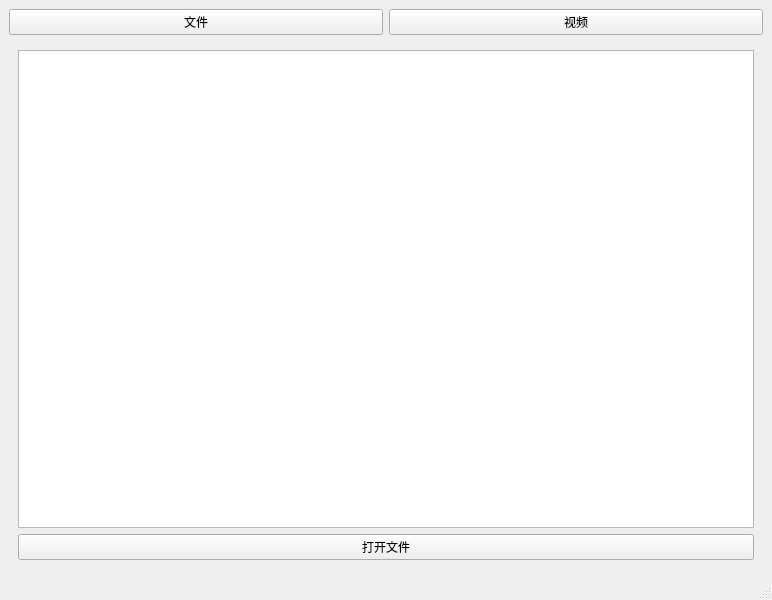
<?xml version="1.0" encoding="UTF-8"?>
<ui version="4.0">
 <class>MainWindow</class>
 <widget class="QMainWindow" name="MainWindow">
  <property name="geometry">
   <rect>
    <x>0</x>
    <y>0</y>
    <width>772</width>
    <height>600</height>
   </rect>
  </property>
  <property name="windowTitle">
   <string>MainWindow</string>
  </property>
  <widget class="QWidget" name="centralwidget">
   <layout class="QGridLayout" name="gridLayout">
    <item row="0" column="0">
     <layout class="QHBoxLayout" name="horizontalLayout">
      <item>
       <widget class="QPushButton" name="pushButton_2">
        <property name="sizePolicy">
         <sizepolicy hsizetype="Preferred" vsizetype="Preferred">
          <horstretch>0</horstretch>
          <verstretch>0</verstretch>
         </sizepolicy>
        </property>
        <property name="text">
         <string>文件</string>
        </property>
       </widget>
      </item>
      <item>
       <widget class="QPushButton" name="pushButton">
        <property name="sizePolicy">
         <sizepolicy hsizetype="Preferred" vsizetype="Preferred">
          <horstretch>0</horstretch>
          <verstretch>0</verstretch>
         </sizepolicy>
        </property>
        <property name="text">
         <string>视频</string>
        </property>
       </widget>
      </item>
     </layout>
    </item>
    <item row="1" column="0">
     <layout class="QVBoxLayout" name="verticalLayout">
      <item>
       <widget class="QStackedWidget" name="stackedWidget">
        <property name="currentIndex">
         <number>0</number>
        </property>
        <widget class="QWidget" name="page">
         <layout class="QGridLayout" name="gridLayout_2">
          <item row="0" column="0">
           <layout class="QVBoxLayout" name="verticalLayout_2">
            <item>
             <widget class="QPlainTextEdit" name="plainTextEdit"/>
            </item>
            <item>
             <widget class="QPushButton" name="pushButton_3">
              <property name="text">
               <string>打开文件</string>
              </property>
             </widget>
            </item>
           </layout>
          </item>
         </layout>
        </widget>
        <widget class="QWidget" name="page_2">
         <layout class="QGridLayout" name="gridLayout_3">
          <item row="1" column="0">
           <layout class="QVBoxLayout" name="verticalLayout_3">
            <item>
             <widget class="QPushButton" name="pushButton_4">
              <property name="text">
               <string>点击我</string>
              </property>
             </widget>
            </item>
           </layout>
          </item>
         </layout>
        </widget>
       </widget>
      </item>
     </layout>
    </item>
   </layout>
  </widget>
  <widget class="QMenuBar" name="menubar">
   <property name="geometry">
    <rect>
     <x>0</x>
     <y>0</y>
     <width>772</width>
     <height>22</height>
    </rect>
   </property>
  </widget>
  <widget class="QStatusBar" name="statusbar"/>
 </widget>
 <resources/>
 <connections/>
</ui>
